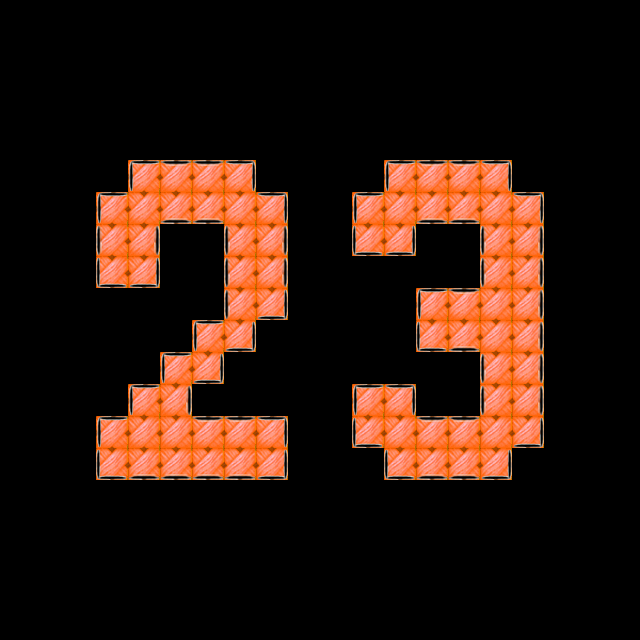

Below is a game level as drawn by its tile map, then a one-line description and the .tmx file that defines it, in full:
An orthogonal 20x20 tile map with 32x32 px tiles, 3 tile layers (layer1, layer2, layer3), 2 tilesets.

<map version="1.2" tiledversion="1.3.4" orientation="orthogonal" renderorder="left-down" width="20" height="20" tilewidth="32" tileheight="32" infinite="0" nextlayerid="5" nextobjectid="1">
 <tileset firstgid="1" source="color.tsx" />
 <tileset firstgid="22" source="stroke.tsx" />
 <layer id="1" name="layer1" width="20" height="20">
  <data encoding="csv">
0,0,0,0,0,0,0,0,0,0,0,0,0,0,0,0,0,0,0,0,
0,0,0,0,0,0,0,0,0,0,0,0,0,0,0,0,0,0,0,0,
0,0,0,0,0,0,0,0,0,0,0,0,0,0,0,0,0,0,0,0,
0,0,0,0,0,0,0,0,0,0,0,0,0,0,0,0,0,0,0,0,
0,0,0,0,0,0,0,0,0,0,0,0,0,0,0,0,0,0,0,0,
0,0,0,0,1,1,1,1,0,0,0,0,1,1,1,1,0,0,0,0,
0,0,0,1,1,1,1,1,1,0,0,1,1,1,1,1,1,0,0,0,
0,0,0,1,1,0,0,1,1,0,0,1,1,0,0,1,1,0,0,0,
0,0,0,1,1,0,0,1,1,0,0,0,0,0,0,1,1,0,0,0,
0,0,0,0,0,0,0,1,1,0,0,0,0,1,1,1,1,0,0,0,
0,0,0,0,0,0,1,1,0,0,0,0,0,1,1,1,1,0,0,0,
0,0,0,0,0,1,1,0,0,0,0,0,0,0,0,1,1,0,0,0,
0,0,0,0,1,1,0,0,0,0,0,1,1,0,0,1,1,0,0,0,
0,0,0,1,1,1,1,1,1,0,0,1,1,1,1,1,1,0,0,0,
0,0,0,1,1,1,1,1,1,0,0,0,1,1,1,1,0,0,0,0,
0,0,0,0,0,0,0,0,0,0,0,0,0,0,0,0,0,0,0,0,
0,0,0,0,0,0,0,0,0,0,0,0,0,0,0,0,0,0,0,0,
0,0,0,0,0,0,0,0,0,0,0,0,0,0,0,0,0,0,0,0,
0,0,0,0,0,0,0,0,0,0,0,0,0,0,0,0,0,0,0,0,
0,0,0,0,0,0,0,0,0,0,0,0,0,0,0,0,0,0,0,0
</data>
 </layer>
 <layer id="3" name="layer2" width="20" height="20">
  <data encoding="csv">
0,0,0,0,0,0,0,0,0,0,0,0,0,0,0,0,0,0,0,0,
0,0,0,0,0,0,0,0,0,0,0,0,0,0,0,0,0,0,0,0,
0,0,0,0,0,0,0,0,0,0,0,0,0,0,0,0,0,0,0,0,
0,0,0,0,0,0,0,0,0,0,0,0,0,0,0,0,0,0,0,0,
0,0,0,0,0,0,0,0,0,0,0,0,0,0,0,0,0,0,0,0,
0,0,0,0,0,0,0,0,0,0,0,0,0,0,0,0,0,0,0,0,
0,0,0,0,0,0,0,0,0,0,0,0,0,0,0,0,0,0,0,0,
0,0,0,0,0,0,0,0,0,0,0,0,0,0,0,0,0,0,0,0,
0,0,0,0,0,0,0,0,0,0,0,0,0,0,0,0,0,0,0,0,
0,0,0,0,0,0,0,0,0,0,0,0,0,0,0,0,0,0,0,0,
0,0,0,0,0,0,0,0,0,0,0,0,0,0,0,0,0,0,0,0,
0,0,0,0,0,0,0,0,0,0,0,0,0,0,0,0,0,0,0,0,
0,0,0,0,0,0,0,0,0,0,0,0,0,0,0,0,0,0,0,0,
0,0,0,0,0,0,0,0,0,0,0,0,0,0,0,0,0,0,0,0,
0,0,0,0,0,0,0,0,0,0,0,0,0,0,0,0,0,0,0,0,
0,0,0,0,0,0,0,0,0,0,0,0,0,0,0,0,0,0,0,0,
0,0,0,0,0,0,0,0,0,0,0,0,0,0,0,0,0,0,0,0,
0,0,0,0,0,0,0,0,0,0,0,0,0,0,0,0,0,0,0,0,
0,0,0,0,0,0,0,0,0,0,0,0,0,0,0,0,0,0,0,0,
0,0,0,0,0,0,0,0,0,0,0,0,0,0,0,0,0,0,0,0
</data>
 </layer>
 <objectgroup id="4" name="logiclayer" visible="0">
  <properties>
   <property name="usegid" value="1" />
   <property name="useicon" value="1.png" />
  </properties>
 </objectgroup>
 <layer id="2" name="layer3" width="20" height="20">
  <data encoding="csv">
0,0,0,0,0,0,0,0,0,0,0,0,0,0,0,0,0,0,0,0,
0,0,0,0,0,0,0,0,0,0,0,0,0,0,0,0,0,0,0,0,
0,0,0,0,0,0,0,0,0,0,0,0,0,0,0,0,0,0,0,0,
0,0,0,0,0,0,0,0,0,0,0,0,0,0,0,0,0,0,0,0,
0,0,0,0,0,0,0,0,0,0,0,0,0,0,0,0,0,0,0,0,
0,0,0,0,26,23,23,28,0,0,0,0,26,23,23,28,0,0,0,0,
0,0,0,26,0,25,25,0,28,0,0,26,0,25,25,0,28,0,0,0,
0,0,0,22,24,0,0,22,24,0,0,27,29,0,0,22,24,0,0,0,
0,0,0,27,29,0,0,22,24,0,0,0,0,0,0,22,24,0,0,0,
0,0,0,0,0,0,0,22,29,0,0,0,0,26,23,0,24,0,0,0,
0,0,0,0,0,0,26,29,0,0,0,0,0,27,25,0,24,0,0,0,
0,0,0,0,0,26,29,0,0,0,0,0,0,0,0,22,24,0,0,0,
0,0,0,0,26,24,0,0,0,0,0,26,28,0,0,22,24,0,0,0,
0,0,0,26,0,0,23,23,28,0,0,27,0,23,23,0,29,0,0,0,
0,0,0,27,25,25,25,25,29,0,0,0,27,25,25,29,0,0,0,0,
0,0,0,0,0,0,0,0,0,0,0,0,0,0,0,0,0,0,0,0,
0,0,0,0,0,0,0,0,0,0,0,0,0,0,0,0,0,0,0,0,
0,0,0,0,0,0,0,0,0,0,0,0,0,0,0,0,0,0,0,0,
0,0,0,0,0,0,0,0,0,0,0,0,0,0,0,0,0,0,0,0,
0,0,0,0,0,0,0,0,0,0,0,0,0,0,0,0,0,0,0,0
</data>
 </layer>
</map>
